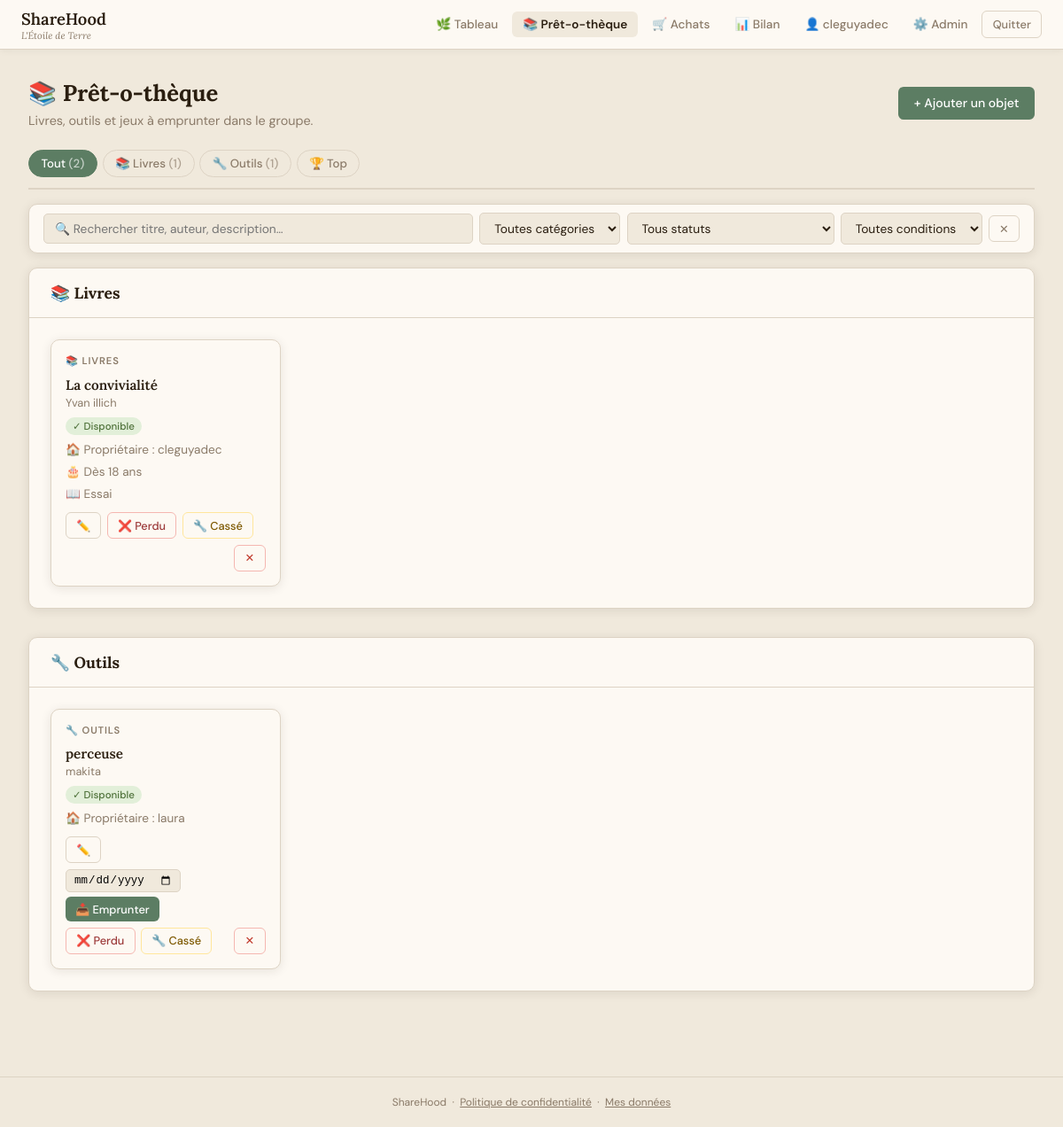
The page /?action=library (signed in) on the database its author committed.
### tables this page shows
CREATE TABLE settings (
            key   TEXT PRIMARY KEY,
            value TEXT NOT NULL DEFAULT ''
        );

CREATE TABLE users (
            id               INTEGER PRIMARY KEY AUTOINCREMENT,
            display_name     TEXT    NOT NULL,
            password_hash    TEXT    NOT NULL,
            role             TEXT    NOT NULL DEFAULT 'member',
            household        TEXT,
            created_at       TEXT    NOT NULL DEFAULT (datetime('now')),
            last_login       TEXT,
            is_active        INTEGER NOT NULL DEFAULT 1,
            gdpr_consent_at  TEXT
        );

CREATE TABLE lib_categories (
            id         INTEGER PRIMARY KEY AUTOINCREMENT,
            slug       TEXT    NOT NULL UNIQUE,
            emoji      TEXT    NOT NULL DEFAULT '📦',
            label      TEXT    NOT NULL,
            sort_order INTEGER NOT NULL DEFAULT 0
        );

CREATE TABLE library_items (
            id          INTEGER PRIMARY KEY AUTOINCREMENT,
            category    TEXT    NOT NULL DEFAULT 'autre',
            title       TEXT    NOT NULL,
            subtitle    TEXT,
            description TEXT,
            owner_id    INTEGER,
            available   INTEGER NOT NULL DEFAULT 1,
            created_at  TEXT    NOT NULL DEFAULT (datetime('now')), condition TEXT NOT NULL DEFAULT 'ok', url           TEXT, game_duration TEXT, age_min       INTEGER, player_min    INTEGER, player_max    INTEGER, book_genre    TEXT,
            FOREIGN KEY (owner_id) REFERENCES users(id) ON DELETE SET NULL
        );

### functions.php (called while the page is built, shortened)
<?php
function getDB(): PDO
{
    static $db = null;
    if ($db === null) {
        $db = new PDO('sqlite:' . DB_PATH);
        $db->setAttribute(PDO::ATTR_ERRMODE,            PDO::ERRMODE_EXCEPTION);
        $db->setAttribute(PDO::ATTR_DEFAULT_FETCH_MODE, PDO::FETCH_ASSOC);
        $db->exec('PRAGMA journal_mode = WAL');
        $db->exec('PRAGMA foreign_keys = ON');
    }
    return $db;
}
function currentUser(): ?array
{
    $stmt = getDB()->prepare('SELECT * FROM users WHERE id = ? AND is_active = 1');
    $stmt->execute([$_SESSION['user_id']]);
    return $stmt->fetch() ?: null;
}
function requireAuth(): array
{
    $user = currentUser();
    return $user;
}
function getLibraryItems(?string $cat = null): array
{
    $db = getDB();
    if ($cat) {
        $stmt = $db->prepare('
            SELECT li.*, u.display_name AS owner_name,
                (SELECT borrower_id FROM loans
                 WHERE item_id = li.id AND returned_at IS NULL LIMIT 1) AS borrower_id,
                (SELECT u2.display_name FROM loans l2
                 JOIN users u2 ON l2.borrower_id = u2.id
                 WHERE l2.item_id = li.id AND l2.returned_at IS NULL LIMIT 1) AS borrower_name,
                (SELECT id FROM loans WHERE item_id = li.id AND returned_at IS NULL LIMIT 1) AS loan_id,
                (SELECT loaned_at FROM loans WHERE item_id = li.id AND returned_at IS NULL LIMIT 1) AS loaned_at,
                (SELECT COALESCE(SUM(CAST(julianday(COALESCE(returned_at, CURRENT_TIMESTAMP)) - julianday(loaned_at) AS INTEGER)), 0) FROM loans WHERE item_id = li.id) AS total_days
            FROM library_items li
            LEFT JOIN users u ON li.owner_id = u.id
            WHERE li.category = ?
            ORDER BY li.title ASC
        ');
        $stmt->execute([$cat]);
    } else {
        $stmt = $db->query('
            SELECT li.*, u.display_name AS owner_name,
                (SELECT borrower_id FROM loans
                 WHERE item_id = li.id AND returned_at IS NULL LIMIT 1) AS borrower_id,
                (SELECT u2.display_name FROM loans l2
                 JOIN users u2 ON l2.borrower_id = u2.id
                 WHERE l2.item_id = li.id AND l2.returned_at IS NULL LIMIT 1) AS borrower_name,
                (SELECT id FROM loans WHERE item_id = li.id AND returned_at IS NULL LIMIT 1) AS loan_id,
                (SELECT loaned_at FROM loans WHERE item_id = li.id AND returned_at IS NULL LIMIT 1) AS loaned_at,
                (SELECT COALESCE(SUM(CAST(julianday(COALESCE(returned_at, CURRENT_TIMESTAMP)) - julianday(loaned_at) AS INTEGER)), 0) FROM loans WHERE item_id = li.id) AS total_days
            FROM library_items li
            LEFT JOIN users u ON li.owner_id = u.id
            ORDER BY li.category ASC, li.title ASC
        ');
    }
    return $stmt->fetchAll();
}
function h(string $s): string
{
    return htmlspecialchars($s, ENT_QUOTES | ENT_SUBSTITUTE, 'UTF-8');
}
function getLibCats(): array
{
    static $cache = null;
    if ($cache === null) {
        $rows = getDB()->query('SELECT slug, emoji, label FROM lib_categories ORDER BY sort_order ASC, label ASC')->fetchAll();
        $cache = [];
        foreach ($rows as $row) {
            $cache[$row['slug']] = ['emoji' => $row['emoji'], 'label' => $row['label']];
        }
    }
    return $cache;
}
function getLibCat(string $slug): array
{
    $cats = getLibCats();
    return $cats[$slug] ?? ($cats['autre'] ?? ['emoji' => '📦', 'label' => 'Autre']);
}
function getSetting(string $key, string $default = ''): string
{
    static $cache = [];
    if (!isset($cache[$key])) {
        $stmt = getDB()->prepare('SELECT value FROM settings WHERE key = ?');
        $stmt->execute([$key]);
        $row = $stmt->fetch();
        $cache[$key] = $row !== false ? $row['value'] : $default;
    }
    return $cache[$key] ?: $default;
}

### index.php (the view, shortened to what this page needs)
<?php
require_once __DIR__ . '/functions.php';
$action = preg_replace('/[^a-z_]/', '', $_GET['action'] ?? 'board');
$user   = currentUser();
if (in_array($action, ['login', 'register', 'privacy', 'forgot_password', 'reset_password'], true)) {
    if ($user && $action === 'login') {
        redirect('?action=board');
    }
} else {
    $user = requireAuth();
}
switch ($action) {
    case 'library':        viewLibrary($user);                          break;
}
function layoutOpen(string $title, ?array $user = null, string $currentAction = ''): void
{
    $appName = h(getSetting('app_name', APP_NAME));
    $appSub  = h(getSetting('app_subtitle', APP_SUBTITLE));
    $isAdmin = $user && $user['role'] === 'admin';
    echo <<<HTML
<!DOCTYPE html>
<html lang="fr">
<head>
<title>{$appName} — {$title}</title>
</head>
<body>
HTML;
    if ($user) {
        $board   = $currentAction === 'board'        ? 'active' : '';
        $library = $currentAction === 'library'      ? 'active' : '';
        $bilan   = $currentAction === 'dashboard'    ? 'active' : '';
        $orders  = $currentAction === 'group_orders' ? 'active' : '';
        $mydata  = $currentAction === 'my_data'      ? 'active' : '';
        $admin   = $currentAction === 'admin'        ? 'active' : '';
        $uname   = h($user['display_name']);
        $csrf    = csrfField();
        echo <<<HTML
<nav>
  <a class="nav-brand" href="?action=board">{$appName} <small>{$appSub}</small></a>
  <button class="nav-toggle" aria-label="Menu" aria-expanded="false" onclick="toggleNav(this)">☰</button>
  <div class="nav-links" id="nav-links">
    <a href="?action=board"        class="{$board}">🌿 Tableau</a>
    <a href="?action=library"      class="{$library}">📚 Prêt-o-thèque</a>
    <a href="?action=group_orders" class="{$orders}">🛒 Achats</a>
    <a href="?action=dashboard"    class="{$bilan}">📊 Bilan</a>
    <a href="?action=my_data"      class="{$mydata}">👤 {$uname}</a>
HTML;
        if ($isAdmin) {
            echo "<a href=\"?action=admin\" class=\"{$admin}\">⚙️ Admin</a>";
        }
        echo <<<HTML
    <form method="post" action="?action=logout" style="display:inline">
      {$csrf}
      <button type="submit" class="btn btn-ghost btn-sm">Quitter</button>
    </form>
  </div>
</nav>
<script>
function toggleNav(btn) {
  const nav = document.getElementById('nav-links');
  const open = nav.classList.toggle('open');
  btn.setAttribute('aria-expanded', open);
  btn.textContent = open ? '✕' : '☰';
}
document.addEventListener('click', function(e) {
  const nav = document.getElementById('nav-links');
  if (nav && nav.classList.contains('open') && !e.target.closest('nav')) {
    nav.classList.remove('open');
    const btn = document.querySelector('.nav-toggle');
    if (btn) { btn.setAttribute('aria-expanded','false'); btn.textContent='☰'; }
  }
});
</script>
HTML;
    }
}
function layoutClose(): void
{
    $appName = h(getSetting('app_name', APP_NAME));
    echo <<<HTML
<footer>
  {$appName} &nbsp;·&nbsp;
  <a href="?action=privacy" style="color:inherit">Politique de confidentialité</a> &nbsp;·&nbsp;
  <a href="?action=my_data" style="color:inherit">Mes données</a>
</footer>
</body></html>
HTML;
}
function viewLibrary(array $user): void
{
    layoutOpen('Prêt-o-thèque', $user, 'library');
    $items = getLibraryItems();
    echo '<div class="page">';
    echo '<div class="page-header flex-between">';
    echo '<div><h1>📚 Prêt-o-thèque</h1><p>Livres, outils et jeux à emprunter dans le groupe.</p></div>';
    echo '<button class="btn btn-primary" onclick="document.getElementById(\'lib-modal\').classList.add(\'open\')">+ Ajouter un objet</button>';
    echo '</div>';
    $bycat       = [];
    foreach ($items as $it) {
        $bycat[$it['category']][] = $it;
    }
    $topItems    = getTopItems(10);
    $topFiltered = array_filter($topItems, fn($i) => (int)$i['loan_count'] > 0);
    echo '<div class="lib-tabs">';
    echo '<button class="lib-tab active" onclick="switchLibTab(\'\', this)">Tout';
    if (count($items) > 0) {
        echo ' <span style="opacity:.65">(' . count($items) . ')</span>';
    }
    echo '</button>';
    foreach (getLibCats() as $k => $m) {
        $cnt = count($bycat[$k] ?? []);
        if ($cnt === 0) continue;
        echo '<button class="lib-tab" onclick="switchLibTab(\'' . h($k) . '\', this)">'
            . $m['emoji'] . ' ' . $m['label']
            . ' <span style="opacity:.65">(' . $cnt . ')</span></button>';
    }
    if (!empty($topFiltered)) {
        echo '<button class="lib-tab" onclick="switchLibTab(\'__top\', this)">🏆 Top</button>';
    }
    echo '</div>';
    echo '<div class="filter-bar" id="lib-filter-bar">';
    echo '<input type="search" id="lib-search" placeholder="🔍 Rechercher titre, auteur, description…" oninput="filterLib()">';
    echo '<select id="lib-cat" onchange="filterLib()"><option value="">Toutes catégories</option>';
    echo '</select>';
    echo '<select id="lib-status" onchange="filterLib()">';
    echo '<option value="">Tous statuts</option>';
    echo '</select>';
    echo '<select id="lib-cond" onchange="filterLib()">';
    echo '<option value="">Toutes conditions</option>';
    echo '</select>';
    echo '<button type="button" class="btn btn-ghost btn-sm" onclick="resetLib()" title="Réinitialiser">✕</button>';
    echo '</div>';
    foreach (getLibCats() as $cat => $meta) {
        if (empty($bycat[$cat])) {
            continue;
        }
        echo '<div class="section-box mt-2 lib-section" data-cat="' . h($cat) . '">';
        echo '<div class="section-box-header"><h2>' . $meta['emoji'] . ' ' . $meta['label'] . '</h2></div>';
        echo '<div class="section-box-body"><div class="lib-grid">';
        foreach ($bycat[$cat] as $it) {
            renderLibItem($it, $user);
        }
        echo '</div></div></div>';
    }
    echo '</div>';
    layoutClose();
}
function renderLibItem(array $it, array $user): void
{
    $cat       = getLibCat($it['category']);
    $condition = $it['condition'] ?? 'ok';
    $avail     = (bool) $it['available'];
    $canAct    = $it['owner_id'] == $user['id'] || $user['role'] === 'admin';
    if ($condition === 'lost') {
        $statusCls   = 'taken';
        $statusLabel = '❌ Perdu';
    } elseif ($condition === 'broken') {
        $statusCls   = 'taken';
        $statusLabel = '🔧 Cassé / hors service';
    } elseif (!$avail) {
        $since       = $it['loaned_at'] ? ' depuis le ' . fmtDate($it['loaned_at']) : '';
        $statusCls   = 'taken';
        $statusLabel = '⏳ Emprunté par ' . h($it['borrower_name'] ?? '…') . $since;
    } else {
        $statusCls   = 'avail';
        $statusLabel = '✓ Disponible';
    }
    $dataStatus = ($avail && $condition === 'ok') ? 'avail' : 'taken';
    $itemJson   = htmlspecialchars(json_encode([
        'id'            => (int)$it['id'],
        'category'      => $it['category'],
        'title'         => $it['title'],
        'subtitle'      => $it['subtitle']      ?? '',
        'description'   => $it['description']   ?? '',
        'url'           => $it['url']           ?? '',
        'game_duration' => $it['game_duration'] ?? '',
        'age_min'       => $it['age_min']       ?? '',
        'player_min'    => $it['player_min']    ?? '',
        'player_max'    => $it['player_max']    ?? '',
        'book_genre'    => $it['book_genre']    ?? '',
    ], JSON_UNESCAPED_UNICODE), ENT_QUOTES, 'UTF-8');
    echo '<div class="lib-card"'
        . ' data-title="' . h(mb_strtolower($it['title']))           . '"'
        . ' data-sub="'   . h(mb_strtolower($it['subtitle']   ?? '')) . '"'
        . ' data-desc="'  . h(mb_strtolower($it['description'] ?? '')) . '"'
        . ' data-cat="'   . h($it['category'])  . '"'
        . ' data-status="'. $dataStatus          . '"'
        . ' data-cond="'  . h($condition)        . '"'
        . ' data-item="'  . $itemJson            . '"'
        . '>';
    echo '<div style="display:flex;align-items:flex-start;justify-content:space-between;gap:.3rem;margin-bottom:.25rem">';
    echo '<div class="lib-card-cat">' . $cat['emoji'] . ' ' . $cat['label'] . '</div>';
    echo '</div>';
    echo '<div class="lib-card-title">' . h($it['title']) . '</div>';
    if ($it['subtitle']) {
        echo '<div class="lib-card-sub">' . h($it['subtitle']) . '</div>';
    }
    echo '<span class="lib-status ' . $statusCls . '">' . $statusLabel . '</span>';
    if ($it['owner_name']) {
        echo '<div class="text-sm text-muted mt-1">🏠 Propriétaire : ' . h($it['owner_name']) . '</div>';
    }
    $metaLines = [];
    $ageMin = isset($it['age_min']) && $it['age_min'] !== null && $it['age_min'] !== '' ? (int)$it['age_min'] : null;
    if ($ageMin !== null) {
        $metaLines[] = '🎂 Dès ' . $ageMin . ' ans';
    }
    if (!empty($it['book_genre'])) {
        $metaLines[] = '📖 ' . h($it['book_genre']);
    }
    foreach ($metaLines as $ml) {
        echo '<div class="text-sm text-muted mt-1">' . $ml . '</div>';
    }
    echo '<div class="lib-card-actions">';
    if ($canAct) {
        echo '<button type="button" class="btn btn-ghost btn-sm" onclick="openLibEdit(this)" title="Modifier la fiche">✏️</button>';
    }
    if ($avail && $it['owner_id'] != $user['id'] && $condition === 'ok') {
        echo '<form method="post" action="?action=library_borrow">';
        echo '<input type="date" name="due_date" title="Date de retour prévue" style="font-size:.78rem;padding:.25rem .5rem;border:1px solid var(--border);border-radius:5px;background:var(--bg)">';
        echo '<button type="submit" class="btn btn-primary btn-sm" style="margin-top:.3rem">📥 Emprunter</button>';
        echo '</form>';
    }
    if ($canAct) {
        if ($condition === 'ok') {
            echo '<form method="post" action="?action=library_condition" style="display:inline">';
            echo '<button type="submit" class="btn btn-ghost btn-sm" style="color:#9c3a3a;border-color:#f5b7b1" onclick="return confirm(\'Marquer comme perdu ?\')">❌ Perdu</button>';
            echo '</form>';
            echo '<form method="post" action="?action=library_condition" style="display:inline">';
            echo '<button type="submit" class="btn btn-ghost btn-sm" style="color:#7d5800;border-color:#ffe69c" onclick="return confirm(\'Marquer comme cassé ?\')">🔧 Cassé</button>';
            echo '</form>';
        }
        echo '<form method="post" action="?action=library_delete" style="margin-left:auto">';
        echo '<button type="submit" class="btn btn-ghost btn-sm" style="color:#c0392b;border-color:#f5b7b1" onclick="return confirm(\'Supprimer cet objet ?\')">✕</button>';
        echo '</form>';
    }
    echo '</div></div>';
}

### rows shown on the page
settings: value "ShareHood"
settings: value "L'Étoile de Terre"
users: display_name "cleguyadec"
lib_categories: emoji "📚", label "Livres", cnt "1"
lib_categories: emoji "🔧", label "Outils", cnt "1"
library_items: category.emoji "📚", category.label "LIVRES", title "La convivialité", subtitle "Yvan illich", statusLabel "✓ Disponible", owner_name "cleguyadec", ml "🎂 Dès 18 ans", ml "📖 Essai"
library_items: category.emoji "🔧", category.label "OUTILS", title "perceuse", subtitle "makita", statusLabel "✓ Disponible", owner_name "laura"

### other values the page prints
count($items) "2"
$appName "ShareHood"
